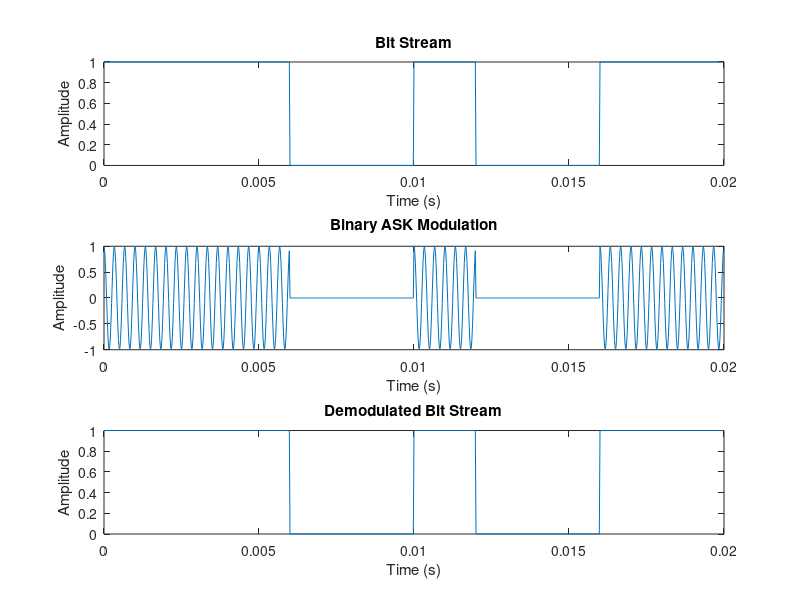
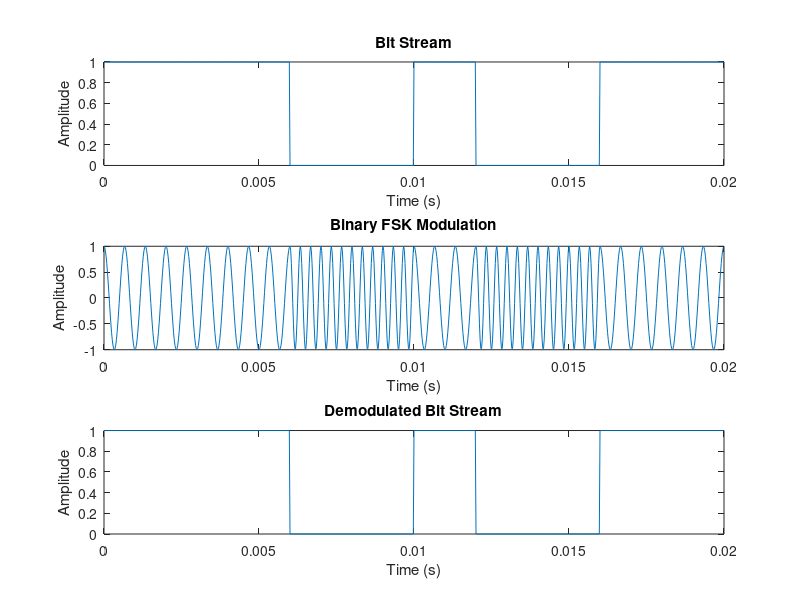
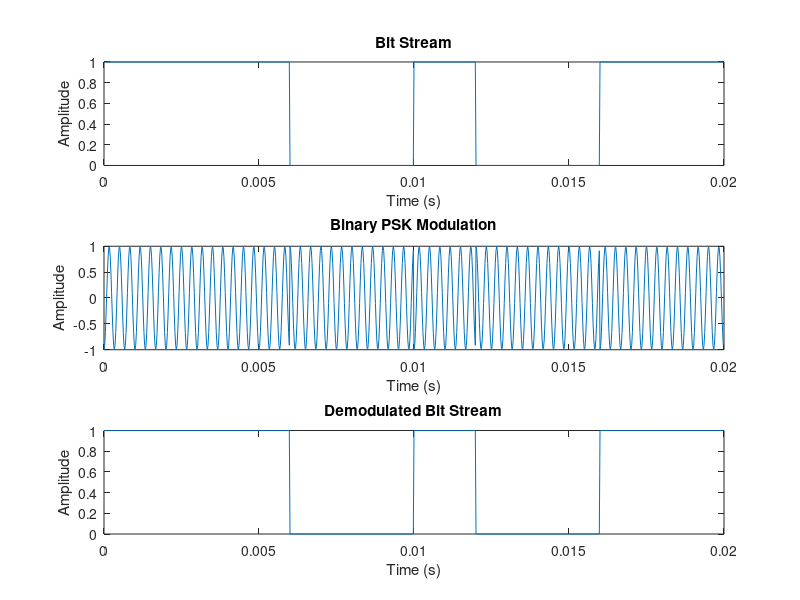

Write the MATLAB code that produced these figures, in order.
clear all; clc; close all;

%% 5.1 Modulation 
%a
Fs = 45000;
Ts = 1/Fs;
fc = 3000;
Tb = 0.002;
bitSample = Tb/Ts;
b = randi([0 1],10,1);
b2 = repmat(b,1,bitSample)';
b2 = b2(:)';

duration = length(b)*Tb;
time = 0:Ts:(duration-Ts);
tim = 0:Ts:(Tb-Ts);

bask_mod = [];
for i = 1:length(b)
    if (b(i) == 0) 
        bask_mod = [bask_mod 0*cos(2*pi*fc*(((i-1)*Tb)+tim))];
    else 
        bask_mod = [bask_mod 1*cos(2*pi*fc*(((i-1)*Tb)+tim))];
    end
end


%b
bask_dmd = [];
for i = 1:length(b)
    L0 = sum(bask_mod((1:bitSample)+bitSample*(i-1)).*(0*cos(2*pi*fc*(((i-1)*Tb)+tim))));
    L1 = sum(bask_mod((1:bitSample)+bitSample*(i-1)).*(1*cos(2*pi*fc*(((i-1)*Tb)+tim))));
    L = L1-L0;
    if (L > 0)
        bask_dmd = [bask_dmd 1];
    else 
        bask_dmd = [bask_dmd 0];
    end 
end

bask_dmd = repmat(bask_dmd',1,bitSample)';
bask_dmd = bask_dmd(:)';

figure(1) 
subplot(311);
plot(time,b2);
title('Bit Stream');
xlabel('Time (s)'); ylabel('Amplitude');
subplot(312);
plot(time,bask_mod);
title('Binary ASK Modulation');
xlabel('Time (s)'); ylabel('Amplitude');
subplot(313);
plot(time,bask_dmd);
title('Demodulated Bit Stream');
xlabel('Time (s)'); ylabel('Amplitude');

%c BFSK
f1 = 3000;
f2 = 1500;

bfsk_mod = [];
for i = 1:length(b)
    if (b(i) == 0) 
        bfsk_mod = [bfsk_mod cos(2*pi*f1*(((i-1)*Tb)+tim))];
    else 
        bfsk_mod = [bfsk_mod cos(2*pi*f2*(((i-1)*Tb)+tim))];
    end
end

bfsk_dmd = [];
for i = 1:length(b)
    L0 = sum(bfsk_mod((1:bitSample)+bitSample*(i-1)).*(cos(2*pi*f1*(((i-1)*Tb)+tim))));
    L1 = sum(bfsk_mod((1:bitSample)+bitSample*(i-1)).*(cos(2*pi*f2*(((i-1)*Tb)+tim))));
    L = L1-L0;
    if (L > 0)
        bfsk_dmd = [bfsk_dmd 1];
    else 
        bfsk_dmd = [bfsk_dmd 0];
    end
end

bfsk_dmd = repmat(bfsk_dmd',1,bitSample)';
bfsk_dmd = bfsk_dmd(:)';

figure(2) 
subplot(311);
plot(time, b2);
title('Bit Stream');
xlabel('Time (s)'); ylabel('Amplitude');
subplot(312);
plot(time,bfsk_mod);
title('Binary FSK Modulation');
xlabel('Time (s)'); ylabel('Amplitude');
subplot(313);
plot(time,bfsk_dmd);
title('Demodulated Bit Stream');
xlabel('Time (s)'); ylabel('Amplitude');

%d

bpsk_mod = [];
for i = 1:length(b)
    if (b(i) == 0) 
        bpsk_mod = [bpsk_mod cos(2*pi*fc*(((i-1)*Tb)+tim))];
    else 
        bpsk_mod = [bpsk_mod cos(2*pi*fc*(((i-1)*Tb)+tim)+pi)];
    end
end

bpsk_dmd = [];
for i = 1:length(b)
    L0 = sum(bpsk_mod((1:bitSample)+bitSample*(i-1)).*(cos(2*pi*fc*(((i-1)*Tb)+tim))));
    L1 = sum(bpsk_mod((1:bitSample)+bitSample*(i-1)).*(cos(2*pi*fc*(((i-1)*Tb)+tim)+pi)));
    L = L1-L0;
    if (L > 0)
        bpsk_dmd = [bpsk_dmd 1];
    else 
        bpsk_dmd = [bpsk_dmd 0];
    end
end

bpsk_dmd = repmat(bpsk_dmd',1,bitSample)';
bpsk_dmd = bpsk_dmd(:)';

figure(3) 
subplot(311);
plot(time, b2);
title('Bit Stream');
xlabel('Time (s)'); ylabel('Amplitude');
subplot(312);
plot(time,bpsk_mod);
title('Binary PSK Modulation');
xlabel('Time (s)'); ylabel('Amplitude');
subplot(313);
plot(time,bpsk_dmd);
title('Demodulated Bit Stream');
xlabel('Time (s)'); ylabel('Amplitude');
